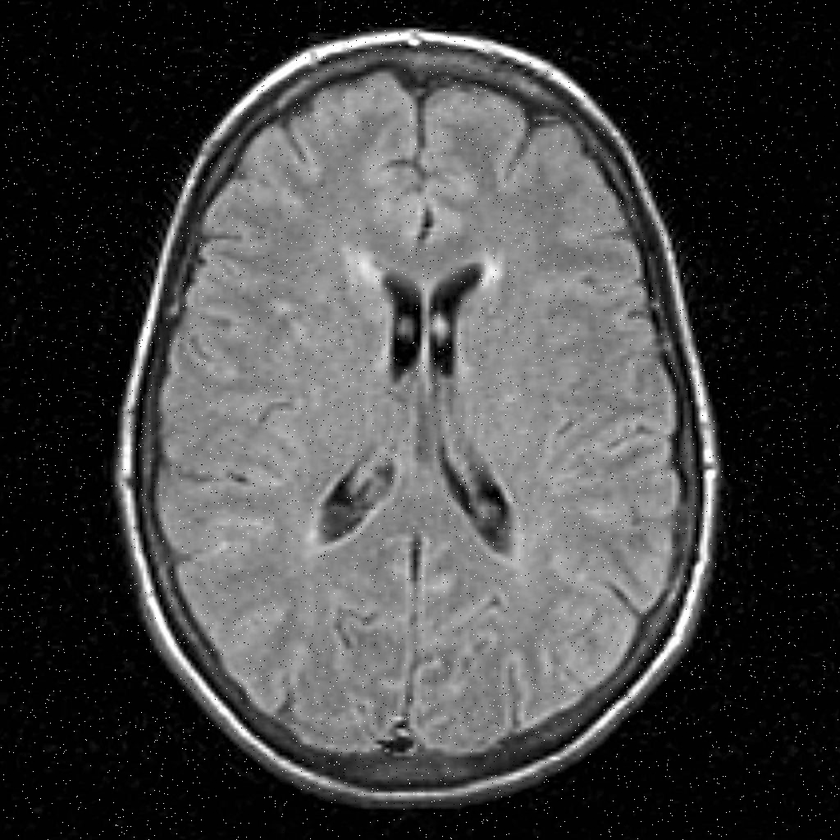
#> input picture noisy_50.png, 840 x 840 px, shrunk from 1024 x 1024 before the run, found by its file name
$ jupyter execute code_LEMM.ipynb
#> lines starting #> are read from the running program, lines starting #| are printed output that depends on the picture; after the words box and inside, x2 and y2 are one past the last pixel; in counts of white or black regions, pixels touching at a corner belong together
[cell 1]
import cv2
import os
import seaborn as sns
import matplotlib.pyplot as plt
import numpy as np
import bokeh
import pandas as pd
import scipy.stats as st

[cell 2]
#función para aplicar filtro de mediana a imagen con ruido
def f1_imr(imagen):
    img_original=cv2.imread(imagen)
    img_filtrada=cv2.medianBlur(img_original,3)

    df_imagen    = pd.DataFrame({
    "valor": np.concatenate([img_original.flatten(),img_filtrada.flatten()]),
     "Imagen": ["Con ruido"]*len(img_original.flatten())+["Filtro Mediana"]*len(img_filtrada.flatten())
})


    return img_original, img_filtrada, df_imagen

#función para aplicar binarización manual y de Otsu
def f2_imr(imagenF,cotainferior,cotasuperior):
    #binarización manual con cotas obtenidas a través del histograma
    img_manual=np.where(( (imagenF>cotainferior) & (imagenF<cotasuperior)) ,imagenF,0)

    #binarización de Otsu para imagen sin ruido
    ret_otsu0,img_otsu0 =cv2.threshold(cv2.cvtColor(imagenF, cv2.COLOR_BGR2GRAY),0, 255, cv2.THRESH_BINARY+cv2.THRESH_OTSU)

    #binarización de Otsu sobre el resultado de binarización manual
    ret_otsu1,img_otsu1 =cv2.threshold(cv2.cvtColor(img_manual, cv2.COLOR_BGR2GRAY),0, 255, cv2.THRESH_BINARY+cv2.THRESH_OTSU)
    return img_manual, ret_otsu0, img_otsu0,ret_otsu1, img_otsu1

[cell 3]
#Cargar imagen a trabajar

#!!!!modificar con ruta de trabajo local!!!!
ruta_dir='C:/Users/leona/Documents/doc IA/computational mathematics'
os.chdir(ruta_dir)

#!!!!Para el correcto funcionamiento sólo utilizar una línea de imagen a la vez!!!!
imagen="noisy_25.png"
#imagen="noisy_40.png"
#imagen="noisy_50.png"

imagenSE = imagen.replace(".png", "") #para extraer nombre de la imagen sin extensión .png

[cell 4]
import cv2
import numpy as np
import requests
from io import BytesIO

# URL de la imagen en GitHub
url = "https://github.com/leomanriquezm/Image-processing/blob/main/noisy_50.png"

# Descargar la imagen desde la URL
response = requests.get(url)
img_bytes = BytesIO(response.content)

# Leer la imagen usando OpenCV
img_original = cv2.imdecode(np.frombuffer(img_bytes.read(), np.uint8), cv2.IMREAD_COLOR)
#> img_original is the input picture: shape (840, 840, 3); min 0, max 255, mean 68.5

[cell 5]
#aplica función de filtro de mediana
imagen_original,imagen_filtrada,df_imagen = f1_imr(imagen)
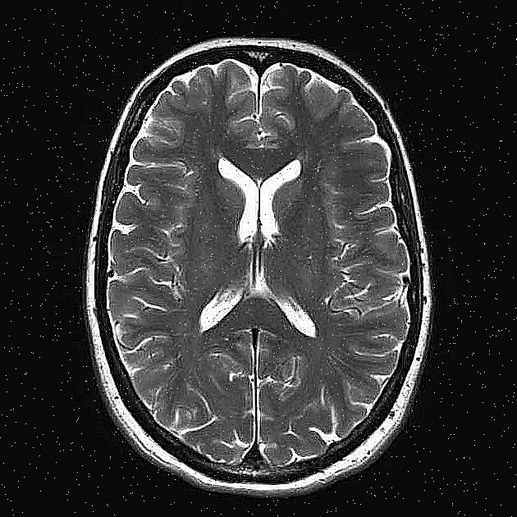
#> input picture noisy_25.png, 517 x 517 px, shrunk from 630 x 630 before the run
#> in f1_imr, img_original is the input picture: shape (517, 517, 3); min 0, max 255, mean 53.7
#> in f1_imr, `img_filtrada=cv2.medianBlur(img_original,3)`:
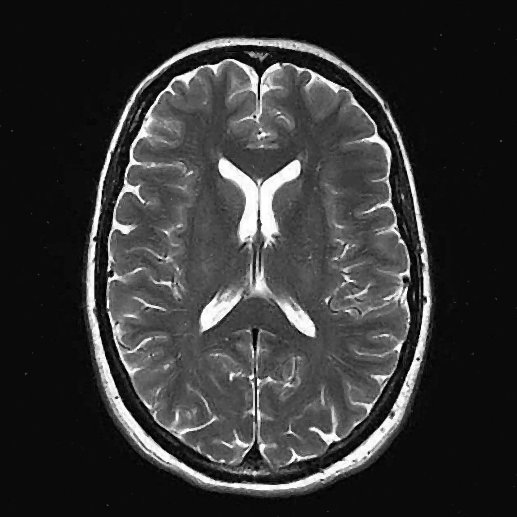
#> img_filtrada: shape (517, 517, 3); min 0, max 255, mean 52.9
#> in f1_imr, `df_imagen    = pd.DataFrame({ "valor": np.concatenate([img_original.fl..`: df_imagen = table of 1603734 rows and 2 columns
#> df_imagen = table of 1603734 rows and 2 columns

[cell 6]
#resultado de histograma de imagen original vs imagen suavizada

plt.figure(figsize=(8, 3), dpi=150)
sns.histplot(data=df_imagen, x='valor', hue='Imagen', kde=True, multiple='stack')
plt.ylabel("Frecuencia")
plt.xlabel("Valor tonalidad")

plt.savefig(f"res_hist_{imagenSE}.png", dpi=150, bbox_inches='tight')
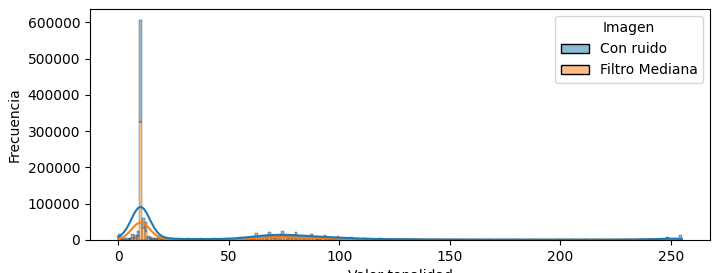
#> figure drawn by matplotlib, 1 panel; tallest bar 324801 high, from x = 9.53 to 10.72; tallest bar 281304 high, from x = 9.53 to 10.72; curve peaks at x = 10.25, y = 48545; curve peaks at x = 10.25, y = 91476.1
print("Replica de Figura 1 (a)")
plt.show()

[cell 7]
#aplicación de función de binarización. Considera los casos de los umbrales de las diferentes imágenes utilizadas: 25, 40 Y 50

if imagen == "noisy_50.png":
    imagen_bmanual, ret_otsu0, imagen_botsu0, ret_otsu1, imagen_botsu1 = f2_imr(imagen_filtrada, 100, 150)
elif imagen == "noisy_25.png":
    imagen_bmanual, ret_otsu0, imagen_botsu0, ret_otsu1, imagen_botsu1 = f2_imr(imagen_filtrada, 60, 100)
#> in f2_imr, `img_manual=np.where(( (imagenF>cotainferior) & (imagenF<cotasuperior))..`:
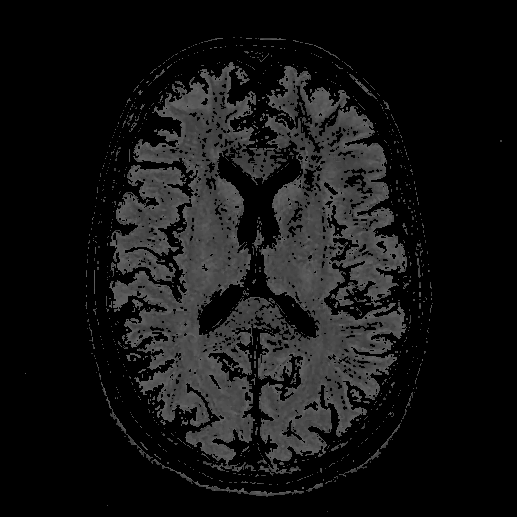
#> img_manual: shape (517, 517, 3); min 0, max 99, mean 19.8
#> in f2_imr, `ret_otsu0,img_otsu0 =cv2.threshold(cv2.cvtColor(imagenF, cv2.COLOR_BGR..`:
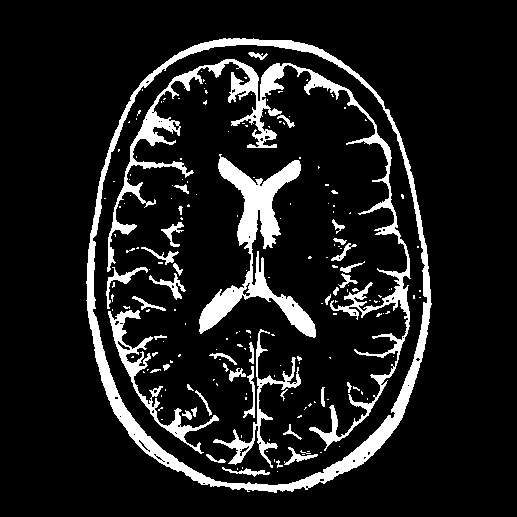
#> img_otsu0: shape (517, 517); 11.5% white; 193 white regions (151 under 20 px), largest, box (x1, y1, x2, y2) and area: (86, 38, 432, 493) 9653, (107, 59, 411, 451) 8520, (199, 154, 316, 338) 5570
#> in f2_imr, `ret_otsu0,img_otsu0 =cv2.threshold(cv2.cvtColor(imagenF, cv2.COLOR_BGR..`: ret_otsu0 = 111
#> in f2_imr, `ret_otsu1,img_otsu1 =cv2.threshold(cv2.cvtColor(img_manual, cv2.COLOR_..`:
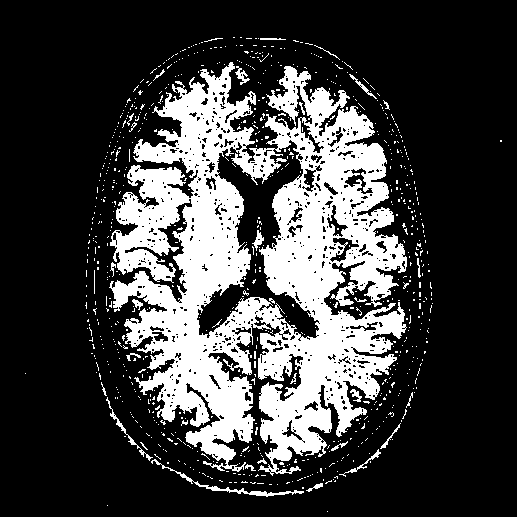
#> img_otsu1: shape (517, 517); 25.2% white; 812 white regions (780 under 20 px), largest, box (x1, y1, x2, y2) and area: (109, 62, 407, 476) 63020, (151, 459, 304, 497) 451, (106, 397, 153, 461) 199
#> in f2_imr, `ret_otsu1,img_otsu1 =cv2.threshold(cv2.cvtColor(img_manual, cv2.COLOR_..`: ret_otsu1 = 0
#> ret_otsu0 = 111; ret_otsu1 = 0
elif imagen == "noisy_40.png":
    imagen_bmanual, ret_otsu0, imagen_botsu0, ret_otsu1, imagen_botsu1 = f2_imr(imagen_filtrada, 45, 70)
else:
    print("Imagen no reconocida.")


plt.figure(figsize=(8, 6), dpi=150)
plt.subplot(1, 4, 1)
plt.imshow(imagen_filtrada, cmap='gray')
plt.title('Suavizada por FM')
plt.axis('off')

plt.subplot(1, 4, 2)
plt.imshow(imagen_bmanual, cmap='gray')
plt.title('TB-Manual')
plt.axis('off')

plt.subplot(1, 4, 3)
plt.imshow(imagen_botsu0, cmap='gray')
plt.title('TB-Otsu')
plt.axis('off')

plt.subplot(1, 4, 4)
plt.imshow(imagen_botsu1, cmap='gray')
plt.title('TB-Manual & TB-Otsu')
plt.axis('off')


plt.savefig(f"res_cerebro_{imagenSE}.png", dpi=150, bbox_inches='tight')
print("Replica Figura 2")
plt.show()

[cell 8]
#Histograma de la binarización manual

plt.figure(figsize=(8, 3), dpi=150)
sns.histplot(imagen_bmanual.flatten(),kde=True, multiple='stack')
plt.ylabel("Frecuencia")
plt.xlabel("Valor tonalidad")
plt.savefig(f"res_hist_TBM_{imagenSE}.png", dpi=150, bbox_inches='tight')
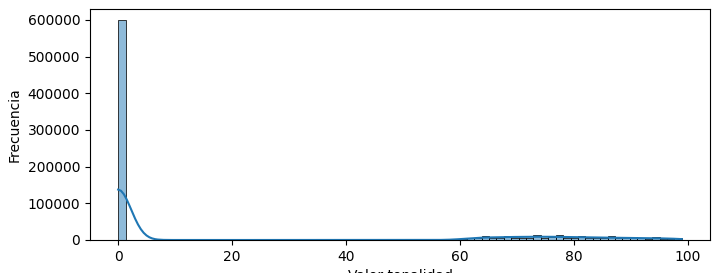
#> figure drawn by matplotlib, 1 panel; tallest bar 599571 high, from x = 0 to 1.3; curve peaks at x = 0, y = 137363
print("Replica Figura 1 (b)")
plt.show()

[cell 9]
#tabla resumen de las tonaldiades de las imagenes. En el documento se utilizan las columnas Imagen, Media e Intervalos de confianza

df_img = pd.DataFrame({
    "valor": np.concatenate([imagen_filtrada.flatten(),imagen_bmanual.flatten(),imagen_botsu0.flatten(),imagen_botsu1.flatten()]),
     "Imagen": ["F.Mediana"]*len(imagen_filtrada.flatten())+["B. Manual"]*len(imagen_bmanual.flatten())+["B. Otsu0"]*len(imagen_botsu0.flatten())+["B. Otsu1"]*len(imagen_botsu1.flatten())
})
#> df_img = table of 2138312 rows and 2 columns

def int_conf(media, std, n, confidence=0.95):
    t_critical = st.t.ppf((1 + confidence) / 2, df=n-1)
    margin_of_error = t_critical * (std / np.sqrt(n))
    return media - margin_of_error, media + margin_of_error

result = df_img.groupby('Imagen')['valor'].agg(
    Media=lambda x: x.mean(),
    Mediana=lambda x: x.median(),
    Desviación=lambda x: x.std(),
    Cuartil_25=lambda x: x.quantile(0.25),
    Cuartil_75=lambda x: x.quantile(0.75),
    Observaciones=lambda x: len(x)
).reset_index()
#> result = table of 4 rows and 7 columns

result[['IC_inf', 'IC_sup']] = result.apply(
    lambda row: int_conf(row['Media'], row['Desviación'], row['Observaciones']),
    axis=1, result_type="expand"
)
print("Replica Cuadro 1")
print(result.round(2))
#> (printed output is left out)
